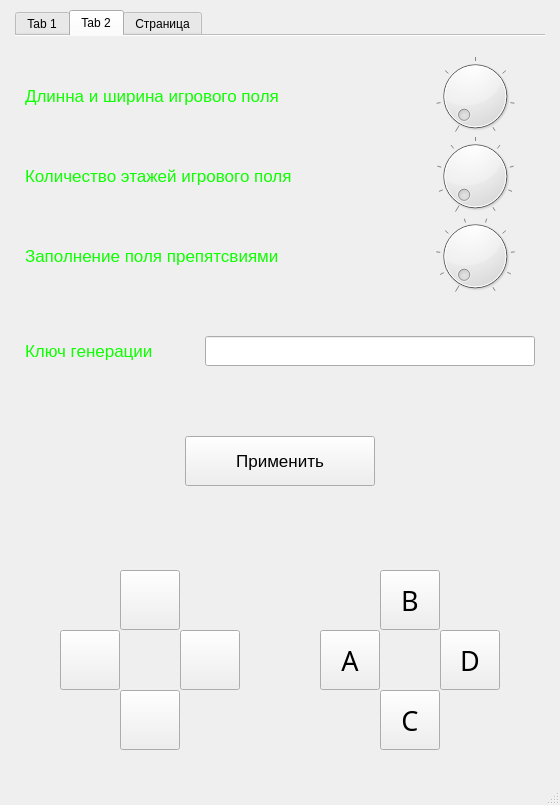
<?xml version="1.0" encoding="UTF-8"?>
<ui version="4.0">
 <class>MainWindow</class>
 <widget class="QMainWindow" name="MainWindow">
  <property name="geometry">
   <rect>
    <x>0</x>
    <y>0</y>
    <width>560</width>
    <height>805</height>
   </rect>
  </property>
  <property name="minimumSize">
   <size>
    <width>560</width>
    <height>805</height>
   </size>
  </property>
  <property name="maximumSize">
   <size>
    <width>560</width>
    <height>805</height>
   </size>
  </property>
  <property name="windowTitle">
   <string>MainWindow</string>
  </property>
  <widget class="QWidget" name="centralwidget">
   <widget class="QLabel" name="background">
    <property name="geometry">
     <rect>
      <x>0</x>
      <y>0</y>
      <width>560</width>
      <height>805</height>
     </rect>
    </property>
    <property name="autoFillBackground">
     <bool>false</bool>
    </property>
    <property name="text">
     <string/>
    </property>
    <property name="pixmap">
     <pixmap>pictures/BG.png</pixmap>
    </property>
    <property name="scaledContents">
     <bool>true</bool>
    </property>
    <property name="wordWrap">
     <bool>false</bool>
    </property>
    <property name="openExternalLinks">
     <bool>false</bool>
    </property>
   </widget>
   <widget class="QTabWidget" name="Game_tabwindow">
    <property name="geometry">
     <rect>
      <x>15</x>
      <y>10</y>
      <width>530</width>
      <height>550</height>
     </rect>
    </property>
    <property name="currentIndex">
     <number>1</number>
    </property>
    <property name="iconSize">
     <size>
      <width>20</width>
      <height>20</height>
     </size>
    </property>
    <property name="usesScrollButtons">
     <bool>false</bool>
    </property>
    <property name="documentMode">
     <bool>true</bool>
    </property>
    <property name="tabsClosable">
     <bool>false</bool>
    </property>
    <property name="movable">
     <bool>false</bool>
    </property>
    <property name="tabBarAutoHide">
     <bool>false</bool>
    </property>
    <widget class="QWidget" name="game">
     <attribute name="title">
      <string>Tab 1</string>
     </attribute>
     <widget class="QLabel" name="game_screen">
      <property name="geometry">
       <rect>
        <x>-11</x>
        <y>-11</y>
        <width>541</width>
        <height>541</height>
       </rect>
      </property>
      <property name="text">
       <string/>
      </property>
      <property name="pixmap">
       <pixmap>pictures/surface.png</pixmap>
      </property>
     </widget>
    </widget>
    <widget class="QWidget" name="settings">
     <attribute name="title">
      <string>Tab 2</string>
     </attribute>
     <widget class="QDial" name="size_dial">
      <property name="geometry">
       <rect>
        <x>420</x>
        <y>20</y>
        <width>80</width>
        <height>80</height>
       </rect>
      </property>
      <property name="font">
       <font>
        <pointsize>8</pointsize>
       </font>
      </property>
      <property name="focusPolicy">
       <enum>Qt::WheelFocus</enum>
      </property>
      <property name="minimum">
       <number>2</number>
      </property>
      <property name="maximum">
       <number>8</number>
      </property>
      <property name="wrapping">
       <bool>false</bool>
      </property>
      <property name="notchTarget">
       <double>0.000000000000000</double>
      </property>
      <property name="notchesVisible">
       <bool>true</bool>
      </property>
     </widget>
     <widget class="QDial" name="level_dial">
      <property name="geometry">
       <rect>
        <x>420</x>
        <y>100</y>
        <width>80</width>
        <height>80</height>
       </rect>
      </property>
      <property name="minimum">
       <number>2</number>
      </property>
      <property name="maximum">
       <number>10</number>
      </property>
      <property name="notchesVisible">
       <bool>true</bool>
      </property>
     </widget>
     <widget class="QDial" name="difficulty_dial">
      <property name="geometry">
       <rect>
        <x>420</x>
        <y>180</y>
        <width>80</width>
        <height>80</height>
       </rect>
      </property>
      <property name="minimum">
       <number>1</number>
      </property>
      <property name="maximum">
       <number>10</number>
      </property>
      <property name="singleStep">
       <number>1</number>
      </property>
      <property name="orientation">
       <enum>Qt::Horizontal</enum>
      </property>
      <property name="wrapping">
       <bool>false</bool>
      </property>
      <property name="notchTarget">
       <double>5.699999999999999</double>
      </property>
      <property name="notchesVisible">
       <bool>true</bool>
      </property>
     </widget>
     <widget class="QLabel" name="sizes_lbl">
      <property name="geometry">
       <rect>
        <x>10</x>
        <y>40</y>
        <width>350</width>
        <height>40</height>
       </rect>
      </property>
      <property name="font">
       <font>
        <family>MS Shell Dlg 2</family>
        <pointsize>13</pointsize>
        <weight>50</weight>
        <italic>false</italic>
        <bold>false</bold>
       </font>
      </property>
      <property name="styleSheet">
       <string notr="true">color:rgb(13, 255, 0)</string>
      </property>
      <property name="text">
       <string>Длинна и ширина игрового поля</string>
      </property>
     </widget>
     <widget class="QLabel" name="layers_lbl">
      <property name="geometry">
       <rect>
        <x>10</x>
        <y>120</y>
        <width>350</width>
        <height>40</height>
       </rect>
      </property>
      <property name="font">
       <font>
        <pointsize>13</pointsize>
       </font>
      </property>
      <property name="styleSheet">
       <string notr="true">color:rgb(13, 255, 0)</string>
      </property>
      <property name="text">
       <string>Количество этажей игрового поля</string>
      </property>
     </widget>
     <widget class="QLabel" name="Hard">
      <property name="geometry">
       <rect>
        <x>10</x>
        <y>200</y>
        <width>350</width>
        <height>40</height>
       </rect>
      </property>
      <property name="font">
       <font>
        <pointsize>13</pointsize>
       </font>
      </property>
      <property name="styleSheet">
       <string notr="true">color:rgb(13, 255, 0)</string>
      </property>
      <property name="text">
       <string>Заполнение поля препятсвиями</string>
      </property>
     </widget>
     <widget class="QLabel" name="key_lbl">
      <property name="geometry">
       <rect>
        <x>10</x>
        <y>300</y>
        <width>170</width>
        <height>30</height>
       </rect>
      </property>
      <property name="font">
       <font>
        <pointsize>13</pointsize>
       </font>
      </property>
      <property name="styleSheet">
       <string notr="true">color:rgb(13, 255, 0)</string>
      </property>
      <property name="text">
       <string>Ключ генерации</string>
      </property>
     </widget>
     <widget class="QLineEdit" name="generate_key">
      <property name="geometry">
       <rect>
        <x>190</x>
        <y>300</y>
        <width>330</width>
        <height>30</height>
       </rect>
      </property>
     </widget>
     <widget class="QPushButton" name="set_btn">
      <property name="geometry">
       <rect>
        <x>170</x>
        <y>400</y>
        <width>190</width>
        <height>50</height>
       </rect>
      </property>
      <property name="font">
       <font>
        <pointsize>13</pointsize>
       </font>
      </property>
      <property name="styleSheet">
       <string notr="true"/>
      </property>
      <property name="text">
       <string>Применить</string>
      </property>
     </widget>
    </widget>
    <widget class="QWidget" name="records">
     <attribute name="title">
      <string>Страница</string>
     </attribute>
     <widget class="QTableWidget" name="tableWidget">
      <property name="geometry">
       <rect>
        <x>10</x>
        <y>15</y>
        <width>500</width>
        <height>490</height>
       </rect>
      </property>
     </widget>
    </widget>
   </widget>
   <widget class="QPushButton" name="up_btn">
    <property name="geometry">
     <rect>
      <x>120</x>
      <y>570</y>
      <width>60</width>
      <height>60</height>
     </rect>
    </property>
    <property name="font">
     <font>
      <pointsize>13</pointsize>
     </font>
    </property>
    <property name="text">
     <string/>
    </property>
    <property name="icon">
     <iconset>
      <normaloff>pictures/up_arrow.png</normaloff>pictures/up_arrow.png</iconset>
    </property>
    <property name="iconSize">
     <size>
      <width>60</width>
      <height>60</height>
     </size>
    </property>
   </widget>
   <widget class="QPushButton" name="left_btn">
    <property name="geometry">
     <rect>
      <x>60</x>
      <y>630</y>
      <width>60</width>
      <height>60</height>
     </rect>
    </property>
    <property name="font">
     <font>
      <pointsize>13</pointsize>
     </font>
    </property>
    <property name="text">
     <string/>
    </property>
    <property name="icon">
     <iconset>
      <normaloff>pictures/left_arrow.png</normaloff>pictures/left_arrow.png</iconset>
    </property>
    <property name="iconSize">
     <size>
      <width>60</width>
      <height>60</height>
     </size>
    </property>
   </widget>
   <widget class="QPushButton" name="right_btn">
    <property name="geometry">
     <rect>
      <x>180</x>
      <y>630</y>
      <width>60</width>
      <height>60</height>
     </rect>
    </property>
    <property name="font">
     <font>
      <pointsize>13</pointsize>
     </font>
    </property>
    <property name="text">
     <string/>
    </property>
    <property name="icon">
     <iconset>
      <normaloff>pictures/right_arrow.png</normaloff>pictures/right_arrow.png</iconset>
    </property>
    <property name="iconSize">
     <size>
      <width>60</width>
      <height>60</height>
     </size>
    </property>
   </widget>
   <widget class="QPushButton" name="down_btn">
    <property name="geometry">
     <rect>
      <x>120</x>
      <y>690</y>
      <width>60</width>
      <height>60</height>
     </rect>
    </property>
    <property name="font">
     <font>
      <pointsize>13</pointsize>
     </font>
    </property>
    <property name="text">
     <string/>
    </property>
    <property name="icon">
     <iconset>
      <normaloff>pictures/down_arrow.png</normaloff>pictures/down_arrow.png</iconset>
    </property>
    <property name="iconSize">
     <size>
      <width>60</width>
      <height>60</height>
     </size>
    </property>
   </widget>
   <widget class="QPushButton" name="c_btn">
    <property name="geometry">
     <rect>
      <x>380</x>
      <y>690</y>
      <width>60</width>
      <height>60</height>
     </rect>
    </property>
    <property name="font">
     <font>
      <family>Arial Black</family>
      <pointsize>20</pointsize>
     </font>
    </property>
    <property name="text">
     <string>C</string>
    </property>
   </widget>
   <widget class="QPushButton" name="d_btn">
    <property name="geometry">
     <rect>
      <x>440</x>
      <y>630</y>
      <width>60</width>
      <height>60</height>
     </rect>
    </property>
    <property name="font">
     <font>
      <family>Arial Black</family>
      <pointsize>20</pointsize>
     </font>
    </property>
    <property name="text">
     <string>D</string>
    </property>
   </widget>
   <widget class="QPushButton" name="a_btn">
    <property name="geometry">
     <rect>
      <x>320</x>
      <y>630</y>
      <width>60</width>
      <height>60</height>
     </rect>
    </property>
    <property name="font">
     <font>
      <family>Arial Black</family>
      <pointsize>20</pointsize>
     </font>
    </property>
    <property name="text">
     <string>A</string>
    </property>
   </widget>
   <widget class="QPushButton" name="b_btn">
    <property name="geometry">
     <rect>
      <x>380</x>
      <y>570</y>
      <width>60</width>
      <height>60</height>
     </rect>
    </property>
    <property name="font">
     <font>
      <family>Arial Black</family>
      <pointsize>20</pointsize>
     </font>
    </property>
    <property name="text">
     <string>B</string>
    </property>
   </widget>
  </widget>
  <widget class="QMenuBar" name="menubar">
   <property name="geometry">
    <rect>
     <x>0</x>
     <y>0</y>
     <width>560</width>
     <height>26</height>
    </rect>
   </property>
  </widget>
  <widget class="QStatusBar" name="statusbar"/>
 </widget>
 <resources/>
 <connections/>
</ui>
